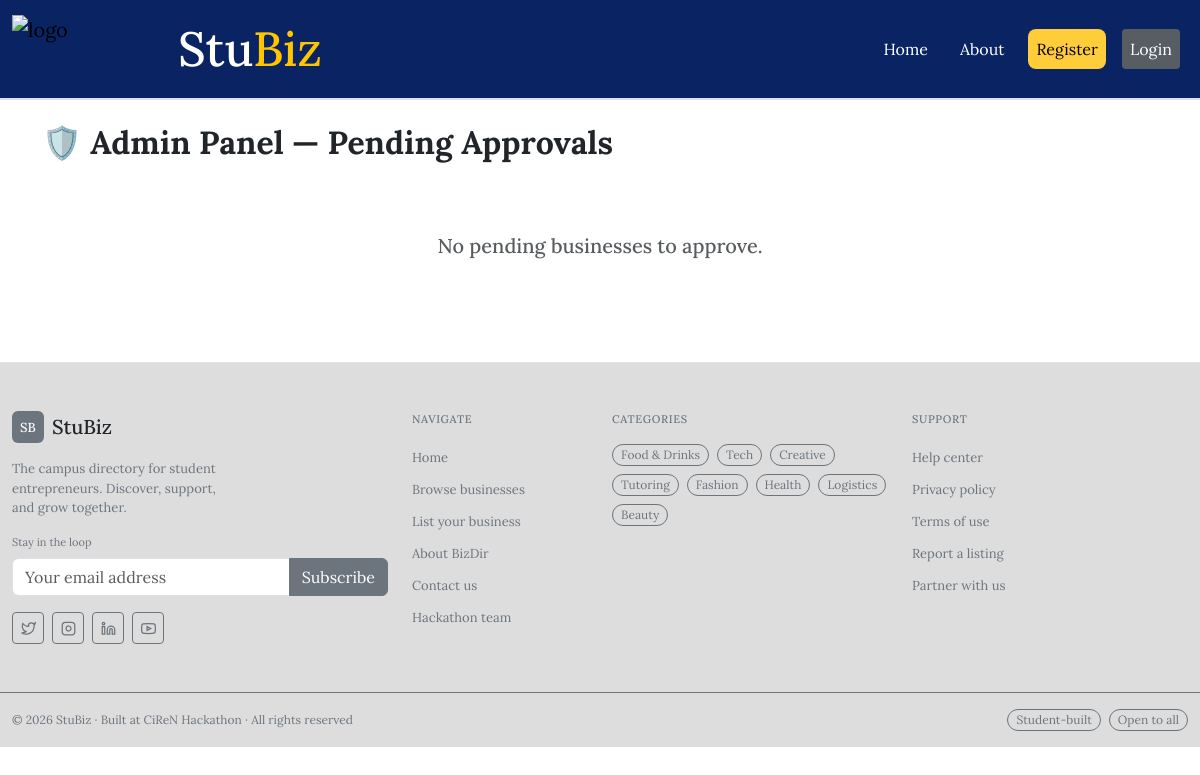
/admin, run on an earlier commit of the app's database.
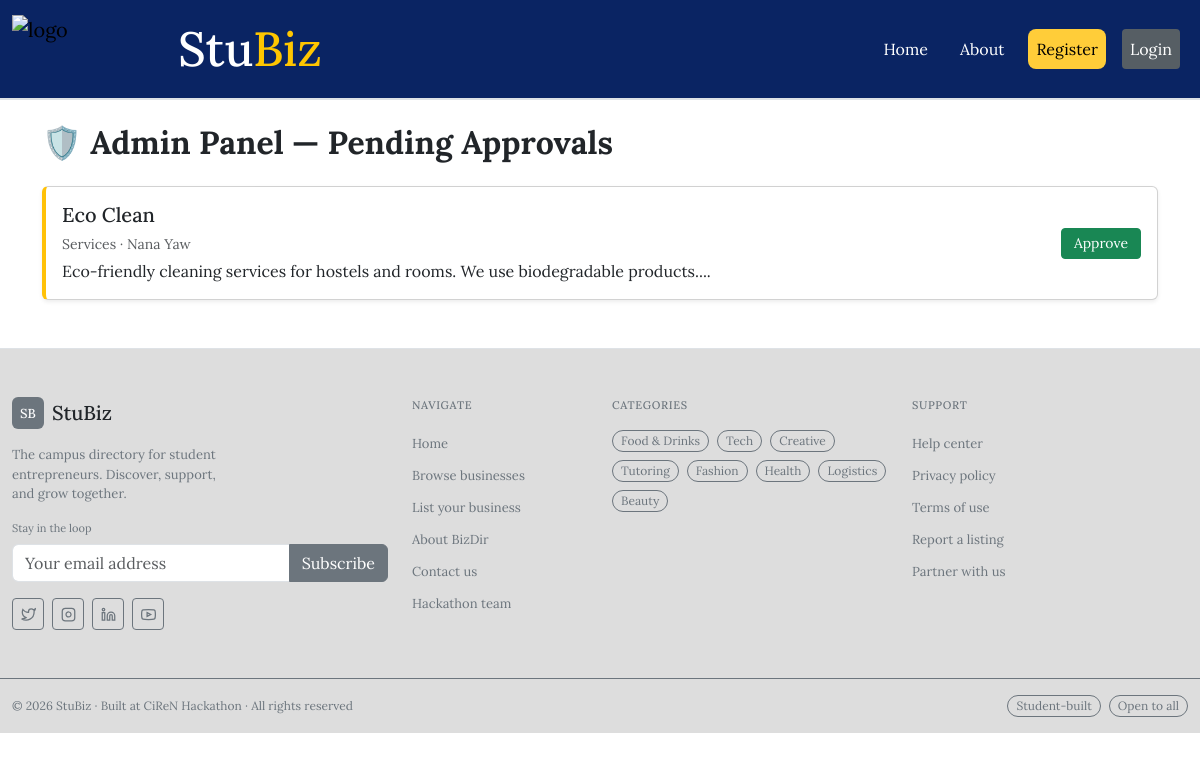
And on a later commit of the database.
### tables this page shows
CREATE TABLE businesses (
    id              INTEGER PRIMARY KEY AUTOINCREMENT,
    business_name   TEXT NOT NULL,
    owner_name      TEXT NOT NULL,
    category        TEXT NOT NULL,
    description     TEXT NOT NULL,
    whatsapp        TEXT,
    phone           TEXT,
    location        TEXT,
    delivers        INTEGER DEFAULT 0,
    photo_filename  TEXT,
    date_added      TIMESTAMP DEFAULT CURRENT_TIMESTAMP,
    is_verified     INTEGER DEFAULT 0,
    email           TEXT
);

### app.py (the view, shortened to what this page needs)
@app.route("/admin", methods=["GET", "POST"])
def admin_panel():
    pending = database.get_pending_businesses()
    return render_template("admin.html", pending=pending)

### database.py (called while the page is built)
def get_connection():
    conn = sqlite3.connect(DATABASE_PATH)
    conn.row_factory = sqlite3.Row  # Lets us use row["column_name"] syntax
    return conn

def get_pending_businesses():
    conn = get_connection()
    rows = conn.execute(
        "SELECT * FROM businesses WHERE is_verified = 0 ORDER BY date_added ASC"
    ).fetchall()
    conn.close()
    return rows

### templates/admin.html (shortened to what this page needs)
{% extends "base.html" %}
{% block main %}
<div class="container mt-4">
    <h2 class="fw-bold mb-4">🛡️ Admin Panel — Pending Approvals</h2>
    {% if pending %}
        {% for biz in pending %}
        <div class="card mb-3 shadow-sm admin-card">
            <div class="card-body d-flex justify-content-between align-items-center">
                <div>
                    <h5 class="mb-1">{{ biz.business_name }}</h5>
                    <small class="text-muted">{{ biz.category }} · {{ biz.owner_name }}</small>
                    <p class="mb-0 mt-1">{{ biz.description[:100] }}...</p>
                </div>
                <form action="/admin" method="POST" class="ms-3">
                    <button type="submit" class="btn btn-success btn-sm">Approve</button>
                </form>
            </div>
        </div>
        {% endfor %}
    {% else %}
        <div class="text-center py-5">
            <h5 class="text-muted">No pending businesses to approve.</h5>
        </div>
    {% endif %}
</div>
{% endblock main %}

What changed in the data, as far as the page shows it:
added businesses: business_name "Eco Clean", category "Services", owner_name "Nana Yaw", description "Eco-friendly cleaning services for hostels and rooms. We use biodegradable products."
Also different on the page:
text no longer shown: "No pending businesses to approve."
